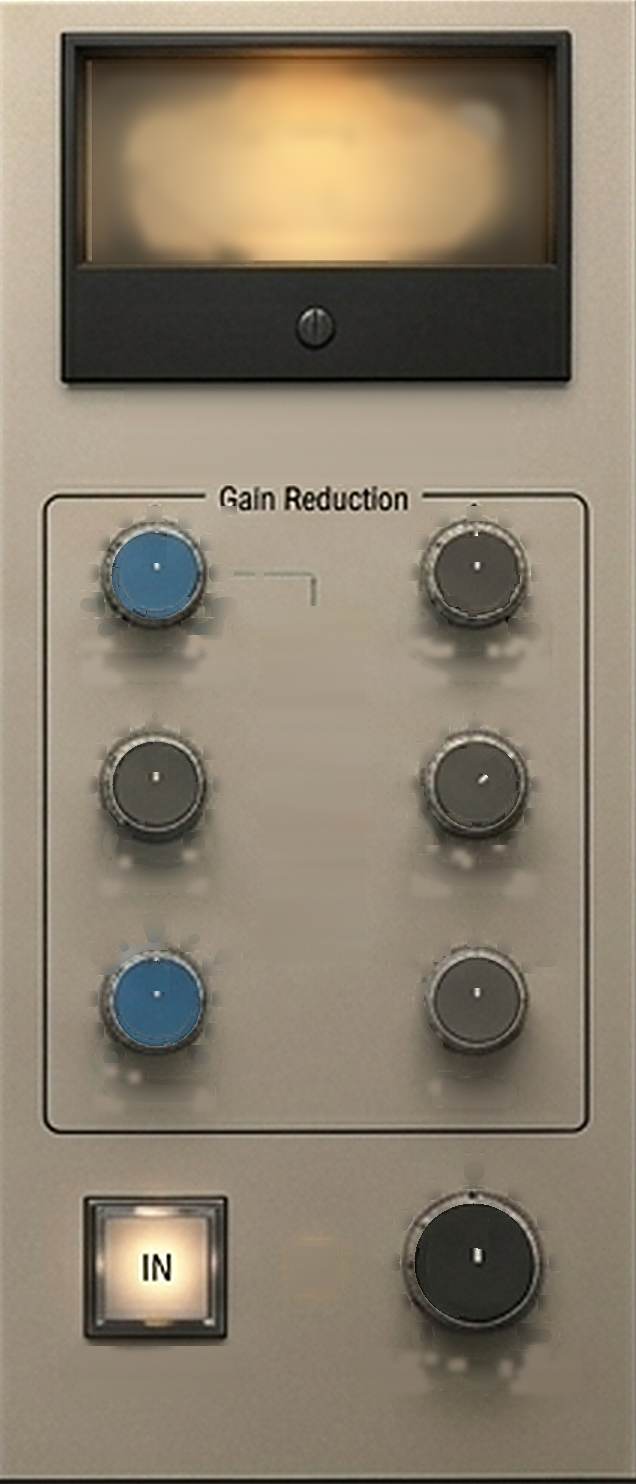
#> input picture Resources/MasterBusCompressorPanel.png, 636 x 1484 px; its folder holds only this picture in this run
$ python make_white_skin.py ../Resources/MasterBusCompressorPanel.png ../Resources/MasterBusCompressorPanel.png
#> lines starting #> are read from the running program, lines starting #| are printed output that depends on the picture; after the words box and inside, x2 and y2 are one past the last pixel; in counts of white or black regions, pixels touching at a corner belong together
#!/usr/bin/env python3
"""
Builds the Studio White skin's pieces from your pictures (no drawing: the
pixels are cut out, and recoloured where noted):

    python3 Tools/make_white_skin.py <faders.png> <interface-panel.png>

  faders.png          the three long-throw faders (transparent PNG, 1280 x 1091)
  interface-panel.png the audio interface's front panel (857 x 196): its big
                      knob with the LED ring, and the blue LED level meter

Writes to Resources/skin/white/:
  white_fader_cap_black.png (all files start with white_)
  fader_cap_black.png  the middle fader's cap, as it is
  fader_cap.png        the same cap in a white shade (its light and dark bands
                       swapped, the white line turned blue), for the white skin
  fader_rail.png       a slice of the fader's rail (tiled down the slot)
  knob_body.png        the knob: knurled edge and lit inner ring
  knob_ring.png        the LED ring around it (lit as far as the value)
  led_on.png, led_clip.png   one lit meter segment, and the red clip light
"""
import os
import sys
import numpy as np
from PIL import Image

HERE = os.path.dirname(os.path.abspath(__file__))
OUT = os.path.join(HERE, '..', 'Resources', 'skin', 'white')
os.makedirs(OUT, exist_ok=True)

faders = Image.open(sys.argv[1]).convert('RGBA')
panel = Image.open(sys.argv[2]).convert('RGBA')

# --- Fader cap (the middle one) and its rail ---------------------------------
cap = faders.crop((531, 365, 681, 671))
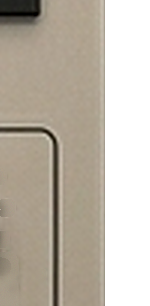
#> cap: PIL image 150x306 RGBA; mean R, G, B, A 114.9, 106.9, 94.6, 178.5; transparent parts drawn white
cap.save(os.path.join(OUT, 'white_fader_cap_black.png'), optimize=True)

a = np.asarray(cap).astype(float)
lum = a[:, :, :3].mean(axis=2)
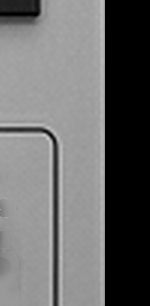
#> lum: shape (306, 150) float64; min 0, max 204, mean 105.5
white = np.zeros_like(a)
light = np.clip(250.0 - lum * 0.42, 0, 255)          # dark bands -> light, light bands -> a little darker
line = lum > 205                                        # the white line across the cap
#> line: shape (306, 150) bool; every value is 0
for c, blue in zip(range(3), (62, 140, 226)):
    ch = light.copy()
    ch[line] = blue
    white[:, :, c] = ch
white[:, :, 0] *= 0.985                                 # a touch warm, like the console's white caps
white[:, :, 2] *= 1.0
white[:, :, 3] = a[:, :, 3]
# Keep the cap's own rim (its outermost pixels, a mid grey) so it stands out on a white strip.
opaque = a[:, :, 3] > 200
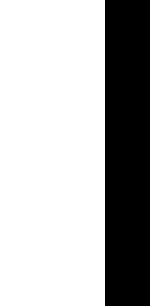
#> opaque: shape (306, 150) bool; 70% white; 1 black region, box (x1, y1, x2, y2) and area: (105, 0, 150, 306) 13770
rim = opaque & ~(np.roll(opaque, 2, 0) & np.roll(opaque, -2, 0) & np.roll(opaque, 2, 1) & np.roll(opaque, -2, 1))
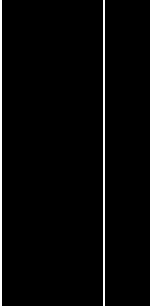
#> rim: shape (306, 150) bool; 2.7% white; 2 white regions, box (x1, y1, x2, y2) and area: (0, 0, 2, 306) 612, (103, 0, 105, 306) 612
for c in range(3):
    white[:, :, c][rim] = np.clip(lum[rim] * 0.45 + 95, 0, 255)
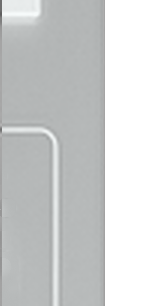
#> white: shape (306, 150, 4) float64; mean of channels 0, 1, 2, 3 202.1, 205.1, 205.1, 178.5; transparent parts drawn white
Image.fromarray(white.astype(np.uint8), 'RGBA').save(os.path.join(OUT, 'white_fader_cap.png'), optimize=True)

rail = faders.crop((586, 80, 624, 200))
rail.save(os.path.join(OUT, 'white_fader_rail.png'), optimize=True)

# --- The knob: centre (398, 97); body inside r 66, LED ring 66..88 ------------
cx, cy, R = 398.0, 97.0, 89
box = (int(cx - R), int(cy - R), int(cx + R), int(cy + R))
k = np.asarray(panel.crop(box)).astype(float)
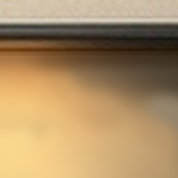
#> k: shape (178, 178, 4) float64; mean R, G, B, A 171.8, 142.3, 101.6, 255
h, w = k.shape[:2]
#> h = 178; w = 178
yy, xx = np.mgrid[0:h, 0:w]
d = np.sqrt((xx + 0.5 - R) ** 2 + (yy + 0.5 - R) ** 2)

body = k.copy()
body[:, :, 3] = np.clip((66.0 - d) * 1.5 + 0.5, 0, 1) * 255
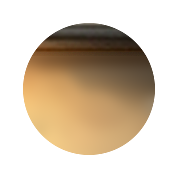
#> body: shape (178, 178, 4) float64; mean R, G, B, A 171.8, 142.3, 101.6, 110.2; transparent parts drawn white
Image.fromarray(body.astype(np.uint8), 'RGBA').save(os.path.join(OUT, 'white_knob_body.png'), optimize=True)

ring = k.copy()
inside = np.clip((d - 66.0) * 1.5, 0, 1)
outside = np.clip((89.0 - d) * 1.5, 0, 1)
glow = np.clip((k[:, :, 2] - k[:, :, 0] - 20) / 120.0, 0, 1)  # only the lit (blue) pixels
#> glow: shape (178, 178) float64; every value is 0
ring[:, :, 3] = inside * outside * glow * 255
Image.fromarray(ring.astype(np.uint8), 'RGBA').save(os.path.join(OUT, 'white_knob_ring.png'), optimize=True)

# --- Meter segments -------------------------------------------------------------
panel.crop((678, 36, 691, 77)).save(os.path.join(OUT, 'white_led_on.png'), optimize=True)
panel.crop((808, 41, 819, 70)).save(os.path.join(OUT, 'white_led_clip.png'), optimize=True)
print('wrote', sorted(os.listdir(OUT)))
